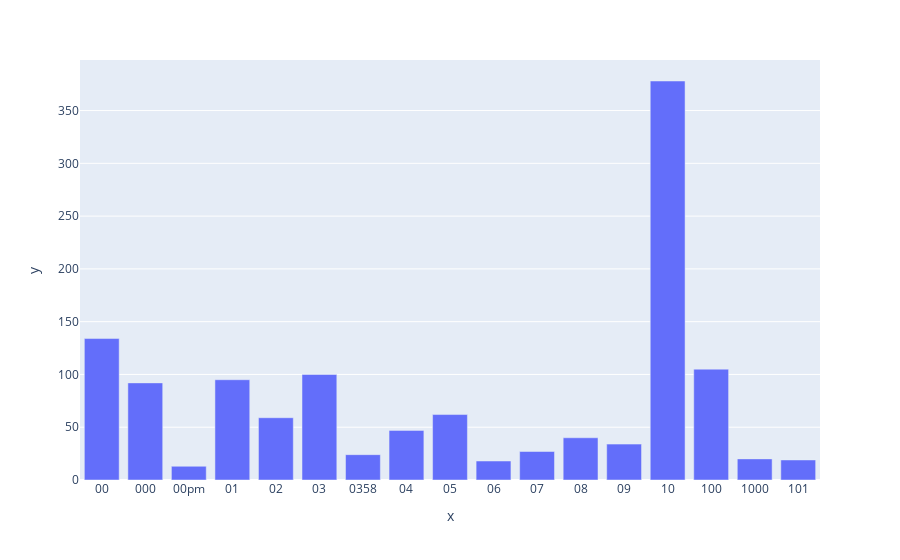

Notebook source saved alongside this figure:
### Markdown cell above
Ans: 如果頻率>10才畫出來就能有效減少，因為很多的term只有出現1次

### Code cell
# Answer here
show_list = []
for i in range(300):
    if term_frequencies[i] > 9:
        show_list.append(i)

import plotly.express as px
fig = px.bar(data_frame=[term_frequencies[i] for i in show_list], 
             x=[count_vect.get_feature_names_out()[i]for i in show_list], 
             y=[term_frequencies[i] for i in show_list])
fig.show()

### Figure 1 — Plotly figure (JSON) as saved in the notebook; plotly's stock layout.template omitted (floating-point values rounded to 4 significant figures)
{"data": [{"alignmentgroup": "True", "hovertemplate": "x=%{x}<br>y=%{y}<extra></extra>", "legendgroup": "", "marker": {"color": "#636efa", "pattern": {"shape": ""}}, "name": "", "offsetgroup": "", "orientation": "v", "showlegend": false, "textposition": "auto", "type": "bar", "x": ["00", "000", "00pm", "01", "02", "03", "0358", "04", "05", "06", "07", "08", "09", "10", "100", "1000", "101"], "xaxis": "x", "y": [134, 92, 13, 95, 59, 100, 24, 47, 62, 18, 27, 40, 34, 378, 105, 20, 19], "yaxis": "y"}], "layout": {"barmode": "relative", "legend": {"tracegroupgap": 0}, "margin": {"t": 60}, "xaxis": {"anchor": "y", "domain": [0, 1], "title": {"text": "x"}}, "yaxis": {"anchor": "x", "domain": [0, 1], "title": {"text": "y"}}}}
